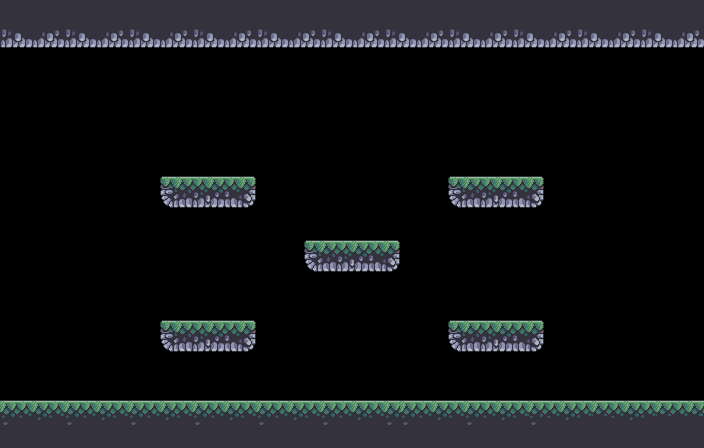

The image is a tile-based game level rendered from a .tmx file. Its description and complete source (layers, tilesets, objects, tile grids) follow:
An orthogonal 44x28 tile map with 16x16 px tiles, 1 tile layer (Calque de Tuiles 1) and 9 objects (7x collision, 2x spawn).

<map version="1.5" tiledversion="1.7.2" orientation="orthogonal" renderorder="right-down" width="44" height="28" tilewidth="16" tileheight="16" infinite="0" nextlayerid="3" nextobjectid="18">
 <tileset firstgid="1" source="../Terrain (32x32).tsx" />
 <layer id="1" name="Calque de Tuiles 1" width="44" height="28">
  <data encoding="csv">
106,106,106,106,106,106,106,106,106,106,106,106,106,106,106,106,106,106,106,106,106,106,106,106,106,106,106,106,106,106,106,106,106,106,105,105,105,105,105,105,105,105,105,105,
291,106,106,294,291,106,106,294,291,106,106,294,291,106,106,294,291,106,106,294,291,106,106,294,291,106,106,294,291,106,106,294,291,106,105,294,291,105,105,294,291,105,105,294,
325,326,327,328,325,326,327,328,325,326,327,328,325,326,327,328,325,326,327,328,325,326,327,328,325,326,327,328,325,326,327,328,325,326,327,328,325,326,327,328,325,326,327,328,
0,0,0,0,0,0,0,0,0,0,0,0,0,0,0,0,0,0,0,0,0,0,0,0,0,0,0,0,0,0,0,0,0,0,0,0,0,0,0,0,0,0,0,0,
0,0,0,0,0,0,0,0,0,0,0,0,0,0,0,0,0,0,0,0,0,0,0,0,0,0,0,0,0,0,0,0,0,0,0,0,0,0,0,0,0,0,0,0,
0,0,0,0,0,0,0,0,0,0,0,0,0,0,0,0,0,0,0,0,0,0,0,0,0,0,0,0,0,0,0,0,0,0,0,0,0,0,0,0,0,0,0,0,
0,0,0,0,0,0,0,0,0,0,0,0,0,0,0,0,0,0,0,0,0,0,0,0,0,0,0,0,0,0,0,0,0,0,0,0,0,0,0,0,0,0,0,0,
0,0,0,0,0,0,0,0,0,0,0,0,0,0,0,0,0,0,0,0,0,0,0,0,0,0,0,0,0,0,0,0,0,0,0,0,0,0,0,0,0,0,0,0,
0,0,0,0,0,0,0,0,0,0,0,0,0,0,0,0,0,0,0,0,0,0,0,0,0,0,0,0,0,0,0,0,0,0,0,0,0,0,0,0,0,0,0,0,
0,0,0,0,0,0,0,0,0,0,0,0,0,0,0,0,0,0,0,0,0,0,0,0,0,0,0,0,0,0,0,0,0,0,0,0,0,0,0,0,0,0,0,0,
0,0,0,0,0,0,0,0,0,0,0,0,0,0,0,0,0,0,0,0,0,0,0,0,0,0,0,0,0,0,0,0,0,0,0,0,0,0,0,0,0,0,0,0,
0,0,0,0,0,0,0,0,0,0,273,274,275,276,277,278,0,0,0,0,0,0,0,0,0,0,0,0,273,274,275,276,277,278,0,0,0,0,0,0,0,0,0,0,
0,0,0,0,0,0,0,0,0,0,307,308,309,310,311,312,0,0,0,0,0,0,0,0,0,0,0,0,307,308,309,310,311,312,0,0,0,0,0,0,0,0,0,0,
0,0,0,0,0,0,0,0,0,0,0,0,0,0,0,0,0,0,0,0,0,0,0,0,0,0,0,0,0,0,0,0,0,0,0,0,0,0,0,0,0,0,0,0,
0,0,0,0,0,0,0,0,0,0,0,0,0,0,0,0,0,0,0,0,0,0,0,0,0,0,0,0,0,0,0,0,0,0,0,0,0,0,0,0,0,0,0,0,
0,0,0,0,0,0,0,0,0,0,0,0,0,0,0,0,0,0,0,273,274,275,276,277,278,0,0,0,0,0,0,0,0,0,0,0,0,0,0,0,0,0,0,0,
0,0,0,0,0,0,0,0,0,0,0,0,0,0,0,0,0,0,0,307,308,309,310,311,312,0,0,0,0,0,0,0,0,0,0,0,0,0,0,0,0,0,0,0,
0,0,0,0,0,0,0,0,0,0,0,0,0,0,0,0,0,0,0,0,0,0,0,0,0,0,0,0,0,0,0,0,0,0,0,0,0,0,0,0,0,0,0,0,
0,0,0,0,0,0,0,0,0,0,0,0,0,0,0,0,0,0,0,0,0,0,0,0,0,0,0,0,0,0,0,0,0,0,0,0,0,0,0,0,0,0,0,0,
0,0,0,0,0,0,0,0,0,0,0,0,0,0,0,0,0,0,0,0,0,0,0,0,0,0,0,0,0,0,0,0,0,0,0,0,0,0,0,0,0,0,0,0,
0,0,0,0,0,0,0,0,0,0,273,274,275,276,277,278,0,0,0,0,0,0,0,0,0,0,0,0,273,274,275,276,277,278,0,0,0,0,0,0,0,0,0,0,
0,0,0,0,0,0,0,0,0,0,307,308,309,310,311,312,0,0,0,0,0,0,0,0,0,0,0,0,307,308,309,310,311,312,0,0,0,0,0,0,0,0,0,0,
0,0,0,0,0,0,0,0,0,0,0,0,0,0,0,0,0,0,0,0,0,0,0,0,0,0,0,0,0,0,0,0,0,0,0,0,0,0,0,0,0,0,0,0,
0,0,0,0,0,0,0,0,0,0,0,0,0,0,0,0,0,0,0,0,0,0,0,0,0,0,0,0,0,0,0,0,0,0,0,0,0,0,0,0,0,0,0,0,
0,0,0,0,0,0,0,0,0,0,0,0,0,0,0,0,0,0,0,0,0,0,0,0,0,0,0,0,0,0,0,0,0,0,0,0,0,0,0,0,0,0,0,0,
2,3,4,5,2,3,4,5,2,3,4,5,2,3,4,5,2,3,4,5,2,3,4,5,2,2,3,4,5,2,3,4,5,274,275,276,277,274,275,276,277,274,275,276,
36,37,38,39,36,37,38,39,36,37,38,39,36,37,38,39,36,37,38,39,36,37,38,39,36,36,37,38,39,36,37,38,39,36,37,38,39,105,37,38,39,105,105,105,
72,72,72,72,72,72,72,72,72,72,72,72,72,72,72,72,72,72,72,72,72,72,72,72,72,72,72,72,72,72,72,72,72,72,105,105,105,105,105,105,105,105,105,105
</data>
 </layer>
 <objectgroup id="2" name="Calque d'Objets 1">
  <object id="1" name="ground" type="collision" x="0" y="400" width="703.667" height="48" />
  <object id="2" name="ceilling" type="collision" x="0" y="0" width="704" height="48" />
  <object id="3" name="spawn_player" type="spawn" x="352" y="400">
   <point />
  </object>
  <object id="5" name="platform" type="collision" x="160" y="176" width="96" height="32" />
  <object id="6" name="platform" type="collision" x="304" y="240" width="96" height="32" />
  <object id="7" name="platform" type="collision" x="448" y="176" width="96" height="32" />
  <object id="10" name="platform" type="collision" x="160" y="320" width="96" height="32" />
  <object id="11" name="platform" type="collision" x="448" y="320" width="96" height="32" />
  <object id="17" name="object_map" type="spawn" x="352" y="240">
   <point />
  </object>
 </objectgroup>
</map>
